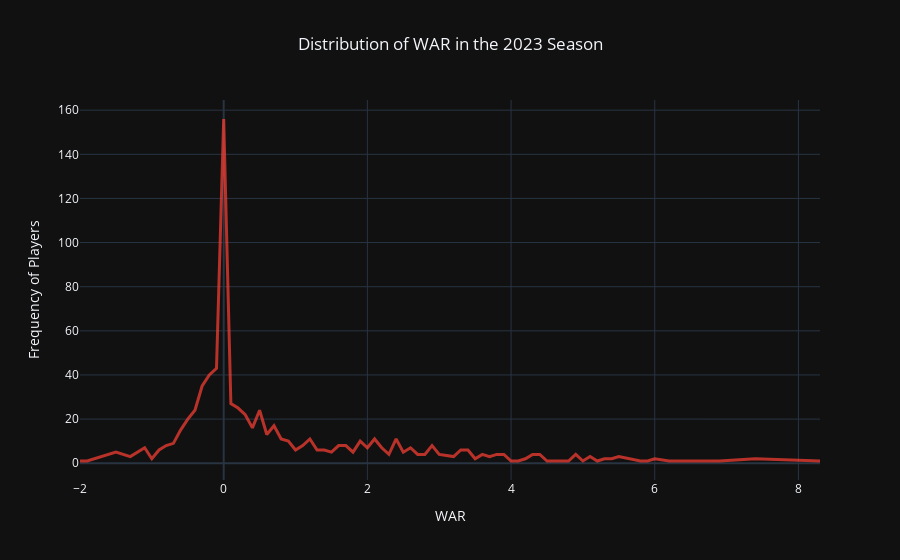

Notebook cell for this chart:
### Markdown cell above
The below graph represents the distribution of WAR in the 2023 season, with a WAR of 0 being the most common as it included players with Nil to low game time throughout the 2023 season, having little impact on their teams outcomes.

### Code cell
import pandas as pd
import plotly.express as px

# Load the CSV data with the correct encoding
file_path = "WAR_2023.csv"
df = pd.read_csv(file_path, encoding='ISO-8859-1')  # Adjust encoding if necessary

# Extract the WAR column (assuming it's the 16th column, index 15)
war_column = df.iloc[:, 15]

# Compute the frequency distribution of the WAR values
war_counts = war_column.value_counts().sort_index()

# Create an interactive line plot using Plotly
fig = px.line(
    x=war_counts.index,
    y=war_counts.values,
    title="Distribution of WAR in the 2023 Season",
    labels={'x': 'WAR', 'y': 'Frequency of Players'},
    template='plotly_dark',  # Use a dark theme for visual appeal
)

# Customize the plot further
fig.update_layout(
    xaxis_title="WAR",
    yaxis_title="Frequency of Players",
    title_x=0.5,  # Center the title
    showlegend=False,
    hovermode='x unified',  # Show hover information along the x-axis
)

# Add interactivity features
fig.update_traces(
    hovertemplate='WAR: %{x}<br>Frequency of Players: %{y}<extra></extra>',  # Custom tooltip
    line=dict(color='rgba(255, 65, 54, 0.7)', width=3),  # Customize line color and width
)

# Show the plot
fig.show()

### Figure 1 — Plotly figure (JSON) as saved in the notebook; plotly's stock layout.template omitted (floating-point values rounded to 4 significant figures)
{"data": [{"hovertemplate": "WAR: %{x}<br>Frequency of Players: %{y}<extra></extra>", "legendgroup": "", "line": {"color": "rgba(255, 65, 54, 0.7)", "dash": "solid", "width": 3}, "marker": {"symbol": "circle"}, "mode": "lines", "name": "", "orientation": "v", "showlegend": false, "type": "scatter", "x": [-2, -1.9, -1.5, -1.4, -1.3, -1.1, -1, -0.9, -0.8, -0.7, -0.6, -0.5, -0.4, -0.3, -0.2, -0.1, 0, 0.1, 0.2, 0.3, 0.4, 0.5, 0.6, 0.7, 0.8, 0.9, 1, 1.1, 1.2, 1.3, 1.4, 1.5, 1.6, 1.7, 1.8, 1.9, 2, 2.1, 2.2, 2.3, 2.4, 2.5, 2.6, 2.7, 2.8, 2.9, 3, 3.2, 3.3, 3.4, 3.5, 3.6, 3.7, 3.8, 3.9, 4, 4.1, 4.2, 4.3, 4.4, 4.5, 4.6, 4.7, 4.8, 4.9, 5, 5.1, 5.2, 5.3, 5.4, 5.5, 5.8, 5.9, 6, 6.2, 6.5, 6.9, 7.4, 8.2, 8.3], "xaxis": "x", "y": [1, 1, 5, 4, 3, 7, 2, 6, 8, 9, 15, 20, 24, 35, 40, 43, 156, 27, 25, 22, 16, 24, 13, 17, 11, 10, 6, 8, 11, 6, 6, 5, 8, 8, 5, 10, 7, 11, 7, 4, 11, 5, 7, 4, 4, 8, 4, 3, 6, 6, 2, 4, 3, 4, 4, 1, 1, 2, 4, 4, 1, 1, 1, 1, 4, 1, 3, 1, 2, 2, 3, 1, 1, 2, 1, 1, 1, 2, 1, 1], "yaxis": "y"}], "layout": {"hovermode": "x unified", "legend": {"tracegroupgap": 0}, "showlegend": false, "title": {"text": "Distribution of WAR in the 2023 Season", "x": 0.5}, "xaxis": {"anchor": "y", "domain": [0, 1], "title": {"text": "WAR"}}, "yaxis": {"anchor": "x", "domain": [0, 1], "title": {"text": "Frequency of Players"}}}}
